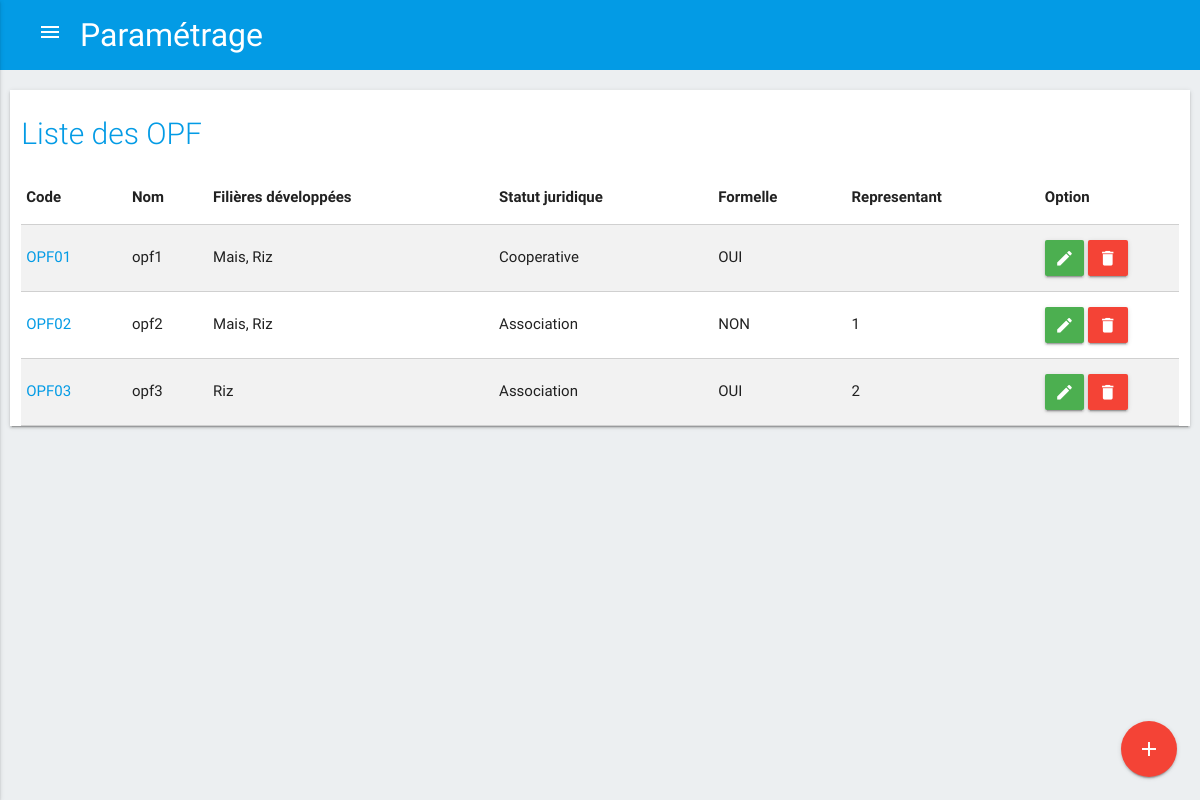
The page /index.php/c_parametre/liste_opf on the database as committed earlier.
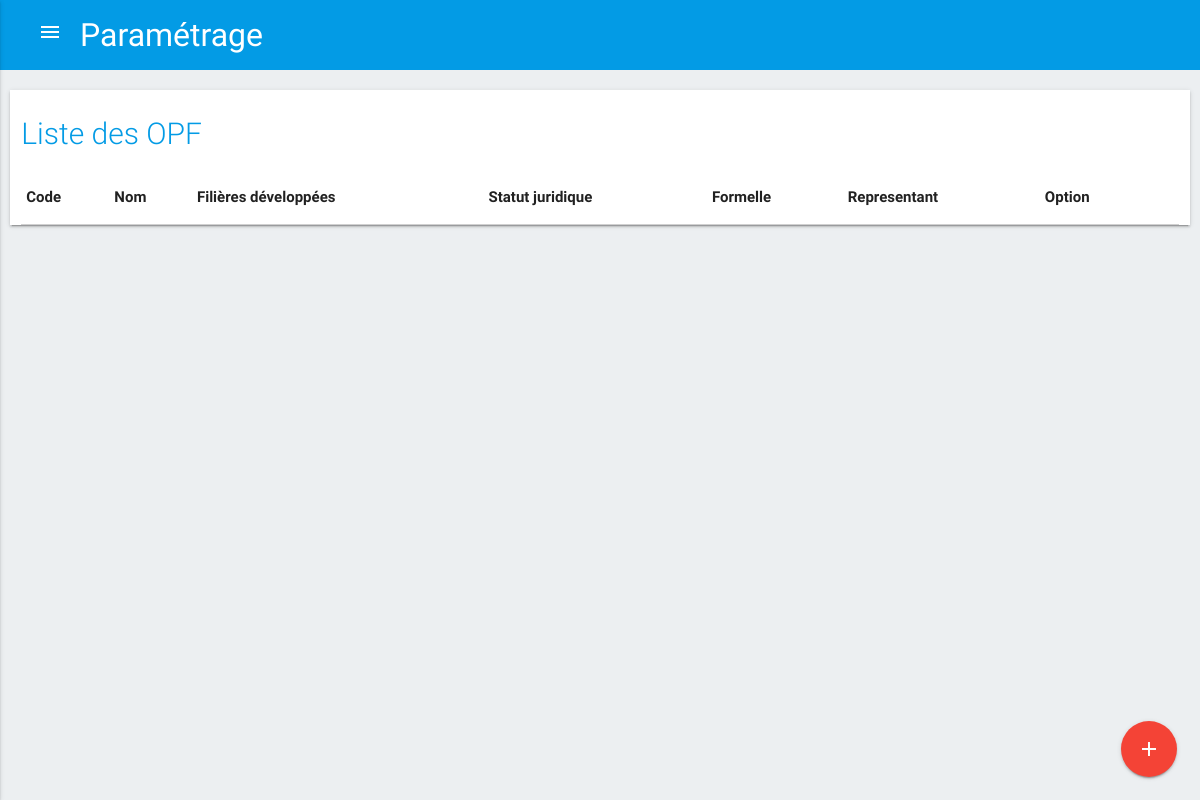
The same page on the database as committed later.
### tables this page shows
CREATE TABLE `opf` (
  `ID_OPF` int(11) NOT NULL,
  `ID_FOKONTANY` int(11) NOT NULL,
  `CODE_OPF` varchar(20) DEFAULT NULL,
  `NOM_OPF` varchar(100) DEFAULT NULL,
  `DATE_CREATION` date DEFAULT NULL,
  `STATUT` varchar(50) DEFAULT NULL,
  `FORMELLE` tinyint(1) DEFAULT NULL,
  `ID_REPRESENTANT` int(11) DEFAULT NULL,
  `CONTACT` text,
  `OBSERVATION` varchar(255) DEFAULT NULL
);

### application/views/templates.php (called while the page is built, shortened)
<?php
	$this->load->view("templates/header");
	$this->load->view($contents);

### application/controllers/C_parametre.php (called while the page is built, shortened)
<?php
	class C_parametre extends CI_Controller {
        public function liste_opf(){
            $this->load->model('M_op');
            $data['titre'] = 'Paramétrage';
            $data['contents'] = 'liste_opf';
            $data['opfListe'] = $this->M_op->getOpf();
            $this->load->view('templates',$data);
        }
	}

### index.php (called while the page is built, shortened)
<?php
require_once BASEPATH.'core/CodeIgniter.php';

### application/models/M_op.php (called while the page is built, shortened)
<?php
	class M_op extends CI_Model {
        public function getOpf(){
            $this->db->select('opf.ID_OPF,opf.CODE_OPF,opf.NOM_OPF,opf.STATUT,opf.FORMELLE,opf.ID_REPRESENTANT,GROUP_CONCAT( NOM_FILIERE SEPARATOR "," )  FILIERES');
            $this->db->from('opf');
            $this->db->join('opf_filieres','opf_filieres.ID_OPF = opf.ID_OPF','left');
            $this->db->join('filieres','filieres.ID_FILIERE = opf_filieres.ID_FILIERE','left');
            $this->db->group_by('opf.ID_OPF,opf.CODE_OPF,opf.NOM_OPF,opf.STATUT,opf.FORMELLE,opf.ID_REPRESENTANT');
            $query = $this->db->get();
            return $query->result();
        }
	}

### application/views/liste_opf.php (the view, shortened to what this page needs)
<main>
    <div class="container1">
        <div class="row z-depth-1">
            <div class="col s12">
                <h2 class="header">Liste des OPF </h2>
                <table class="bordered striped">
                    <thead>
                    <tr>
                        <th>Code</th>
                        <th>Nom</th>
                        <th>Filières développées</th>
                        <th>Statut juridique</th>
                        <th>Formelle</th>
                        <th>Representant</th>
                        <th width="12%">Option</th>
                    </tr>
                    </thead>
                    <tbody>
                    <?php foreach($opfListe as $opf) { ?>
                    <tr>
                        <td><a href="<?php echo base_url()?>c_parametre/fiche_op/opf/<?php echo $opf->ID_OPF ?>"><?php echo $opf->CODE_OPF ?></a></td>
                        <td><?php echo $opf->NOM_OPF ?></td>
                        <td><?php echo $opf->FILIERES ?></td>
                        <td><?php echo $opf->STATUT ?></td>
                        <td><?php if($opf->FORMELLE == 1) echo 'OUI'; else echo 'NON' ?></td>
                        <td><?php echo $opf->ID_REPRESENTANT ?></td>
                        <td>
                            <a href="<?php echo base_url()?>c_parametre/edit_op/opf/<?php echo $opf->ID_OPF ?>" class="waves-effect waves-light green btn edit" data-id="<?php echo $opf->ID_OPF ?>"><i class="material-icons">edit</i></a>
                            <a href="#delete_opf" class="modal-trigger waves-effect waves-light red btn delete" data-id="<?php echo $opf->ID_OPF ?>"><i class="material-icons">delete</i></a>
                        </td>
                    </tr>
                    <?php } ?>
                    </tbody>
                </table>
                <div class="fixed-action-btn">
                    <a href="<?php echo base_url(); ?>c_parametre/ajout_opf" class="btn-floating btn-large red">
                        <i class="large material-icons">add</i>
                    </a>
                </div>
            </div>
        </div>
    </div>
</main>

Rows that differ between the two databases and show on the page:
removed opf: CODE_OPF "OPF01", NOM_OPF "opf1", FILIERES "Mais, Riz", STATUT "Cooperative", FORMELLE "OUI"
removed opf: CODE_OPF "OPF02", NOM_OPF "opf2", FILIERES "Mais, Riz", STATUT "Association", FORMELLE "NON", ID_REPRESENTANT "1"
removed opf: CODE_OPF "OPF03", NOM_OPF "opf3", FILIERES "Riz", STATUT "Association", FORMELLE "OUI", ID_REPRESENTANT "2"
